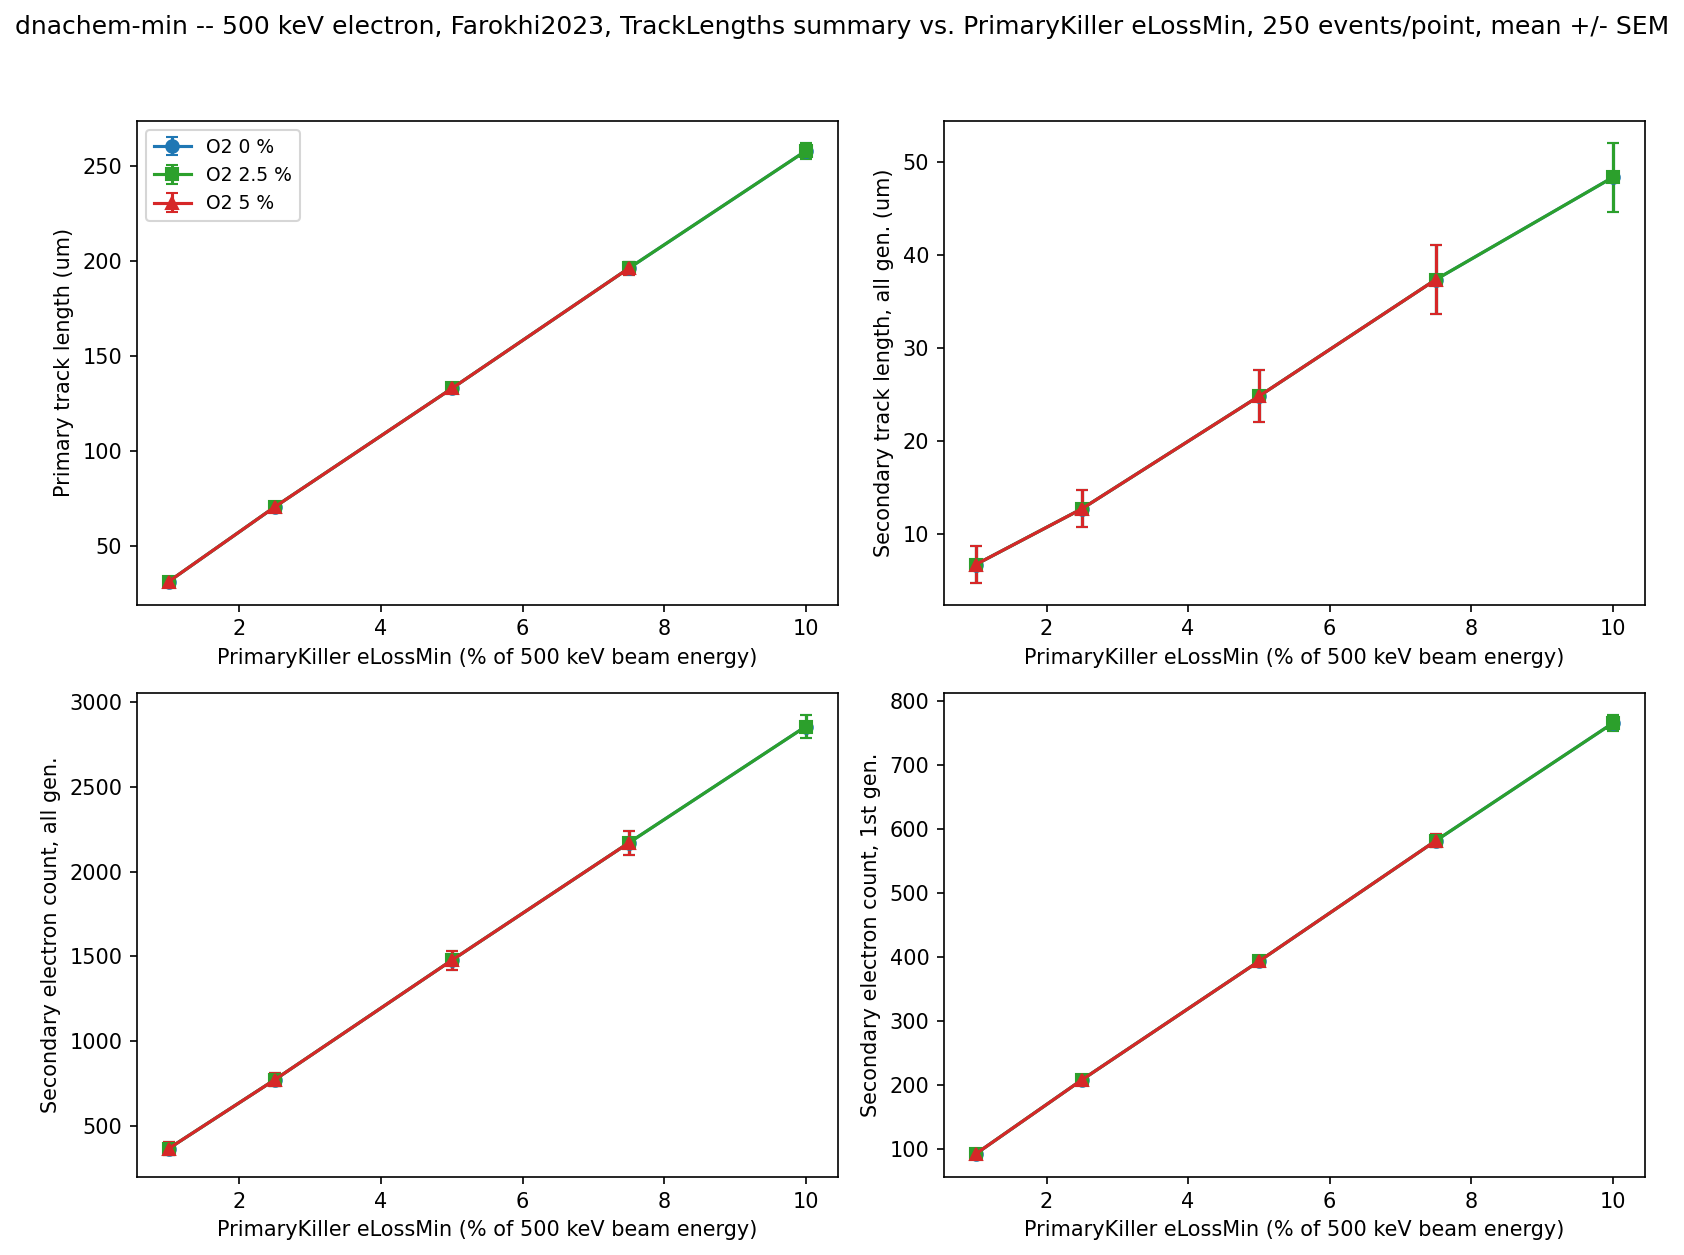

Reproduce this figure in Python.
"""Primary/secondary track-length statistics vs. PrimaryKiller eLossMin threshold,
500 keV electron, 3 dissolved-O2 levels (0, 2.5, 5 %).

Usage: python track_length_vs_elossmin.py

Unlike track_length_vs_energy_loss.py (per-event scatter against each event's own
*actual* energy loss, 90 MeV proton, fixed box size), this script sweeps the
*configured* `/primaryKiller/eLossMin` threshold itself (1, 2.5, 5, 7.5, 10 % of the
500 keV beam energy) and reads each run's own pre-computed summary straight from
Manifest.json's `trackLengths` block (mean +/- SEM over events) -- no raw
TrackLengths.csv re-aggregation needed, since each eLossMin/O2 combination is already
one dump's worth of events.

Data: <G4_DATA_OUTPUT>/261010_Farokhi2023_electron_elossmin_tracklen/o2_{0,2p5,5}pct/
elossmin_{1,2p5,5,7p5,10}pct (250 events/run, 8 threads; macros
build/macro/beam_farokhi_electron_o2_*pct_elossmin_*pct.in). The 21 % O2 level and the
10 % eLossMin point at 5 % O2 are not included here: 21 % was not part of this sweep's
macro set, and 5pct/elossmin_10pct was still running (no Manifest.json yet) when this
script was written -- rerun to pick it up once it finishes.

Writes, next to this script:
  - track_length_vs_elossmin.png: 4 panels (primary length, secondary length all-gen,
    secondary count all-gen, secondary count first-gen) vs. eLossMin, one line per O2
    level, error bars = SEM over events.
  - track_length_vs_elossmin.md: the same data as a table.

Caveat: eLossMin truncates the primary once its *cumulative* energy loss reaches the
threshold, so a larger eLossMin lets the primary travel further and lose more energy
before being killed -- this is expected to show up as a monotonic increase in primary
length and secondary yield with eLossMin, not a physics result about O2 itself.

Result: the 3 O2 curves in every panel are bit-identical (visually a single line) --
confirming, at these track-length quantities, the project's known convention that the
physical/pre-chemical stage is bit-identical across O2 levels at fixed RNG seed and
beam settings (see CLAUDE.md's physical_stage_counts.md precedent), since O2 only acts
in the chemistry stage, downstream of TrackLengths.csv. This is not a bug in the sweep;
it means this script's O2 axis is a no-op for these quantities and the real signal here
is purely the eLossMin dependence.
"""

import json
import os
from pathlib import Path

import matplotlib

matplotlib.use("Agg")
import matplotlib.pyplot as plt

G4_DATA_OUTPUT = Path(os.environ.get("G4_DATA_OUTPUT", r"D:\DATA\Geant4"))
SWEEP_DIR = G4_DATA_OUTPUT / "261010_Farokhi2023_electron_elossmin_tracklen"

O2_LEVELS = [("0 %", "o2_0pct"), ("2.5 %", "o2_2p5pct"), ("5 %", "o2_5pct")]
O2_COLORS = {"0 %": "tab:blue", "2.5 %": "tab:green", "5 %": "tab:red"}
O2_MARKERS = {"0 %": "o", "2.5 %": "s", "5 %": "^"}

ELOSSMIN_LEVELS = [(1.0, "elossmin_1pct"), (2.5, "elossmin_2p5pct"), (5.0, "elossmin_5pct"),
                   (7.5, "elossmin_7p5pct"), (10.0, "elossmin_10pct")]


def load_sweep():
    """Return {o2_label: [(elossmin_pct, trackLengths_dict), ...]} for finished runs only."""
    data = {}
    for o2_label, o2_dir in O2_LEVELS:
        points = []
        for elossmin_pct, elossmin_dir in ELOSSMIN_LEVELS:
            manifest_path = SWEEP_DIR / o2_dir / elossmin_dir / "Manifest.json"
            if not manifest_path.exists():
                continue
            with open(manifest_path, encoding="utf-8") as f:
                manifest = json.load(f)
            points.append((elossmin_pct, manifest["trackLengths"]))
        data[o2_label] = points
    return data


def plot_panels(out_path, data):
    fig, axes = plt.subplots(2, 2, figsize=(11, 8.5))
    panels = [
        (axes[0][0], "primaryLength_nm", 1.0 / 1000.0, "Primary track length (um)"),
        (axes[0][1], "secondaryAll_nm", 1.0 / 1000.0, "Secondary track length, all gen. (um)"),
        (axes[1][0], "nSecondaryAll", 1.0, "Secondary electron count, all gen."),
        (axes[1][1], "nSecondaryFirstGen", 1.0, "Secondary electron count, 1st gen."),
    ]
    for ax, key, scale, ylabel in panels:
        for o2_label, points in data.items():
            if not points:
                continue
            x = [p[0] for p in points]
            y = [p[1][key]["mean"] * scale for p in points]
            yerr = [p[1][key]["sem"] * scale for p in points]
            ax.errorbar(x, y, yerr=yerr, color=O2_COLORS[o2_label], marker=O2_MARKERS[o2_label],
                        capsize=3, label=f"O2 {o2_label}")
        ax.set_xlabel("PrimaryKiller eLossMin (% of 500 keV beam energy)")
        ax.set_ylabel(ylabel)
    axes[0][0].legend(loc="best", fontsize=9)
    fig.suptitle(
        "dnachem-min -- 500 keV electron, Farokhi2023, TrackLengths summary vs. "
        "PrimaryKiller eLossMin, 250 events/point, mean +/- SEM")
    fig.tight_layout(rect=(0, 0, 1, 0.95))
    fig.savefig(out_path, dpi=150, bbox_inches="tight")
    plt.close(fig)


def write_summary(out_path, data):
    lines = [
        "# Track-length statistics vs. PrimaryKiller eLossMin (500 keV electron, Farokhi2023)",
        "",
        "Mean +/- SEM over 250 events per point, from each run's Manifest.json `trackLengths`"
        " block. See the script docstring for caveats (eLossMin sweep is a truncation-threshold"
        " check, not a dose-effect result).",
        "",
        "| O2 | eLossMin (%) | Primary length (um) | Secondary length, all gen. (um) |"
        " Secondary count, all gen. | Secondary count, 1st gen. |",
        "|---|---|---|---|---|---|",
    ]
    for o2_label, points in data.items():
        for elossmin_pct, tl in points:
            pl = tl["primaryLength_nm"]
            sa = tl["secondaryAll_nm"]
            na = tl["nSecondaryAll"]
            nf = tl["nSecondaryFirstGen"]
            lines.append(
                f"| {o2_label} | {elossmin_pct} | "
                f"{pl['mean'] / 1000.0:.4f} +/- {pl['sem'] / 1000.0:.4f} | "
                f"{sa['mean'] / 1000.0:.2f} +/- {sa['sem'] / 1000.0:.2f} | "
                f"{na['mean']:.1f} +/- {na['sem']:.1f} | "
                f"{nf['mean']:.1f} +/- {nf['sem']:.1f} |"
            )
    lines += [
        "",
        "All O2 rows at a given eLossMin are bit-identical -- expected, see the script"
        " docstring (O2 only acts in the chemistry stage, downstream of these physical-stage"
        " track-length quantities).",
        "",
    ]
    out_path.write_text("\n".join(lines) + "\n", encoding="utf-8")


def main():
    out_dir = Path(__file__).resolve().parent
    data = load_sweep()

    n_points = sum(len(points) for points in data.values())
    print(f"Loaded {n_points} finished run(s) out of {len(O2_LEVELS) * len(ELOSSMIN_LEVELS)}.")

    plot_panels(out_dir / "track_length_vs_elossmin.png", data)
    write_summary(out_dir / "track_length_vs_elossmin.md", data)

    print(f"Wrote {out_dir / 'track_length_vs_elossmin.png'}")
    print(f"Wrote {out_dir / 'track_length_vs_elossmin.md'}")


if __name__ == "__main__":
    main()
